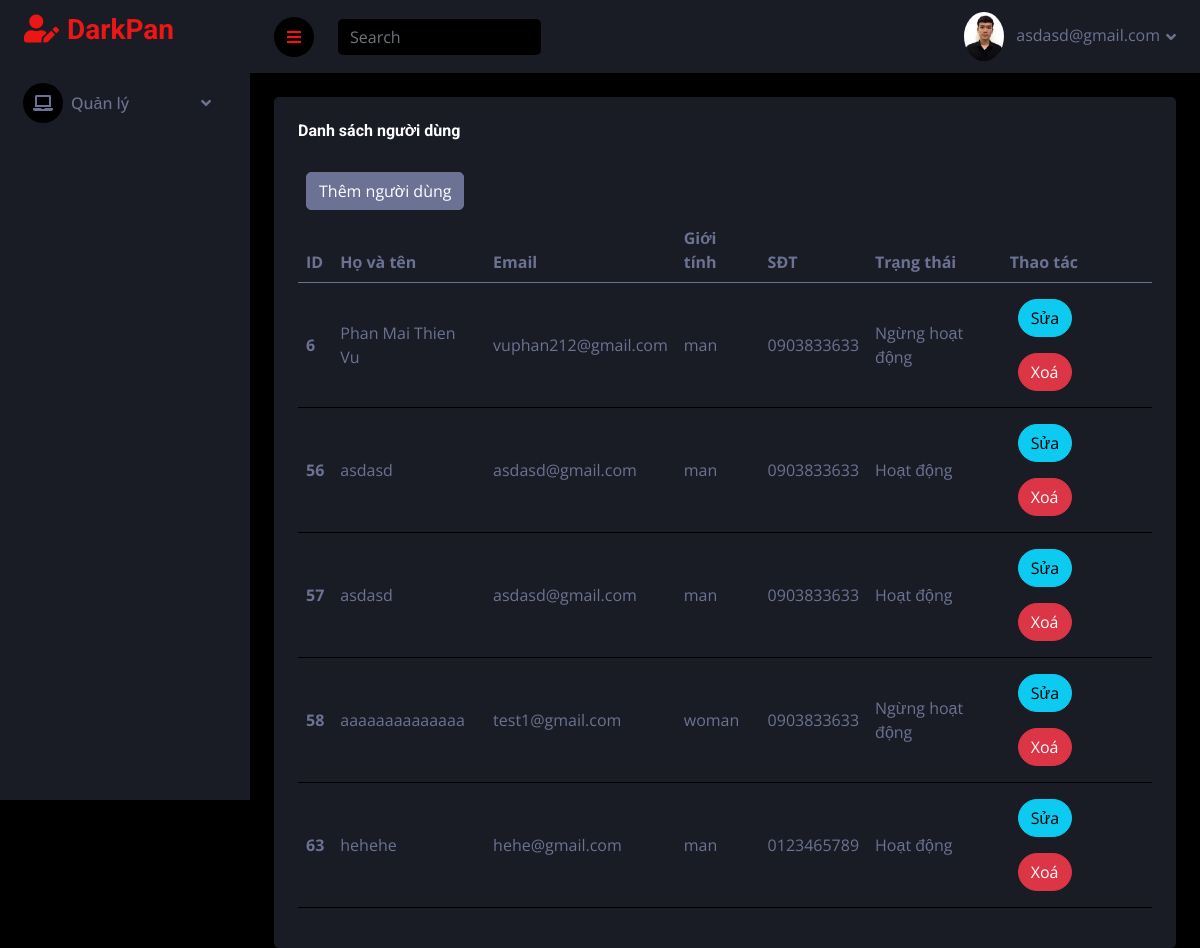
The app's page /admin/darkpan-1.0.0/controller/userController.php (signed in) with its own data.
### tables this page shows
CREATE TABLE `user` (
  `userID` int(11) NOT NULL,
  `name` varchar(100) NOT NULL,
  `email` varchar(100) NOT NULL,
  `password` varchar(150) NOT NULL,
  `phone` varchar(45) NOT NULL,
  `address` varchar(200) NOT NULL,
  `gender` varchar(10) NOT NULL,
  `role` varchar(20) NOT NULL,
  `state` tinyint(2) NOT NULL,
  `createAt` datetime DEFAULT current_timestamp()
);

### admin/darkpan-1.0.0/controller/BaseController.php (called while the page is built, shortened)
<?php
class BaseController {
    public function view($view, $data = []) {
        include_once "../view/" . $view . ".php";
    }
}

### admin/darkpan-1.0.0/utils/MySQL.php (called while the page is built, shortened)
<?php
class MySQL
{
    private $servername;
    private $username;
    private $password;
    private $dbname;
    private static $conn;
    public function __construct()
    {
        $this->servername = "localhost";
        $this->username = "root";
        $this->password = "";
        $this->dbname = "webthaylam";
        return self::$conn;
    }
    public function connectDB()
    {
        try {
            self::$conn = new PDO("mysql:host=$this->servername;dbname=$this->dbname", $this->username, $this->password);
            self::$conn->setAttribute(PDO::ATTR_ERRMODE, PDO::ERRMODE_EXCEPTION);
            return self::$conn;
        } catch (PDOException $e) {
            echo "Connection failed: " . $e->getMessage();
        }
    }
    public function disconnectDB()
    {
        self::$conn = null;
    }
    public function getAllData($query){
        $stmt = self::$conn -> prepare($query);
        $stmt -> execute();
        return $stmt->fetchAll(PDO::FETCH_ASSOC);
    }
}

### admin/darkpan-1.0.0/model/userModel.php (called while the page is built, shortened)
<?php
include_once '../utils/MySQL.php';
class userModel
{
    public function getListUser(){
        $dbCon = new MySQL();
        $query = "SELECT * FROM webthaylam.user ";
        $listUser = $dbCon->getAllData($query);
        return  $listUser;
    }
}

### admin/darkpan-1.0.0/view/user_list.php (the view, shortened to what this page needs)
<!DOCTYPE html>
<html lang="en">
<head>
    <?php
    include '../view/layout/header_page.php';
    ?>
</head>
<body>
    <div class="container-fluid position-relative d-flex p-0">
        <?php include '../view/layout/sidebar_page.php' ?>
        <div class="content">
            <?php include '../view/layout/header_navbar_page.php' ?>
            <div class="container-fluid pt-4 px-4">
                <div class="row g-4">
                    <div class="col-12">
                        <div class="bg-secondary rounded h-100 p-4">
                            <h6 class="mb-4" >Danh sách người dùng</h6>
                            <a class="btn btn-light m-2" href="../view/user_add.php">Thêm người dùng</a>
                            <div class="table-responsive">
                                <table class="table">
                                    <thead>
                                        <tr>
                                            <th scope="col">ID</th>
                                            <th scope="col">Họ và tên</th>
                                            <th scope="col">Email</th>
                                            <th scope="col">Giới tính</th>
                                            <th scope="col">SĐT</th>
                                            <th scope="col">Trạng thái</th>
                                            <th scope="col">Thao tác</th>
                                        </tr>
                                    </thead>
                                    <tbody>
                                        <?php
                                            $state = "";
                                            for ($i = 0; $i < count($data["user"]); $i++) {
                                                if ($data["user"][$i]["state"] == 1){
                                                $state = "Hoạt động";
                                                }else{
                                                $state = "Ngừng hoạt động";
                                                }
                                                echo '<tr>';
                                                echo '    <th style="vertical-align: middle;" scope="row">' . $data["user"][$i]["userID"] . '</th>';
                                                echo '    <td style="vertical-align: middle;">' . $data["user"][$i]["name"] . '</td>';
                                                echo '    <td style="vertical-align: middle;">' . $data["user"][$i]["email"] . '</td>';
                                                echo '    <td style="vertical-align: middle;">' . $data["user"][$i]["gender"] . '</td>';
                                                echo '    <td style="vertical-align: middle;">' . $data["user"][$i]["phone"] . '</td>';
                                                echo '    <td style="vertical-align: middle;">' .  $state . '</td>';
                                                echo '   <td>';
                                                echo '       <a class="btn btn-info rounded-pill m-2" href="../controller/userController.php?action=user_edit&id='.$data["user"][$i]["userID"].'">Sửa</a>';
                                                echo '       <a class="btn btn-danger rounded-pill m-2" href="../controller/userController.php?action=user_delete&id='.$data["user"][$i]["userID"].'">Xoá</a>';
                                                echo '    </td>';
                                                echo '</tr>';
                                            }
                                        ?>
                                    </tbody>
                                </table>
                            </div>
                        </div>
                    </div>
                </div>
            </div>
</body>
</html>

### admin/darkpan-1.0.0/view/css/style.css (style rules this page uses)
:root { --primary: #EB1616; --secondary: #191C24; --light: #6C7293; --dark: #000000; }
.btn { transition: .5s; }
.content { margin-left: 250px; min-height: 100vh; background: var(--dark); transition: 0.5s; }
@media (min-width: 992px) { .content { width: calc(100% - 250px); } }

### records on screen
user: userID "6", name "Phan Mai Thien Vu", email "vuphan212@gmail.com", gender "man", phone "0903833633", state "Ngừng hoạt động"
user: userID "56", name "asdasd", email "asdasd@gmail.com", gender "man", phone "0903833633", state "Hoạt động"
user: userID "57", name "asdasd", email "asdasd@gmail.com", gender "man", phone "0903833633", state "Hoạt động"
user: userID "58", name "aaaaaaaaaaaaaa", email "test1@gmail.com", gender "woman", phone "0903833633", state "Ngừng hoạt động"
user: userID "63", name "hehehe", email "hehe@gmail.com", gender "man", phone "0123465789", state "Hoạt động"

### other values on screen
$_SESSION["email"] "asdasd@gmail.com"
